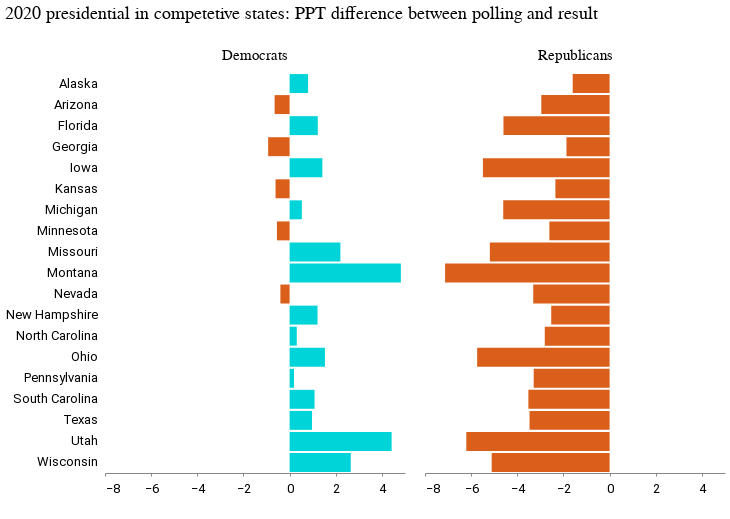

The notebook cell saved with this chart:
### Markdown cell above
## Charts

### Code cell
alt.Chart(df_long).mark_bar().encode(
    x=alt.X("diff_value", title=" ", axis=alt.Axis()),
    y=alt.Y("state", title=" "),
    color=alt.condition(
        alt.datum.diff_value > 0,
        alt.value("#00d4d8"),  # The positive color
        alt.value("#d95f1a"),  # The negative color
    ),
    facet=alt.Facet(
        "party",
        columns=2,
        title=" ",
        header=alt.Header(labelFontSize=15, labelFont="Summit Sans"),
    ),
).properties(
    height=400,
    width=300,
    title="2020 presidential in competetive states: PPT difference between polling and result",
)

### Figure 1 — Vega-Lite specification as saved in the notebook (floating-point values rounded to 4 significant figures)
{"config": {"view": {"width": 800, "height": 450, "strokeOpacity": 0}, "background": "#ffffff", "title": {"anchor": "start", "font": "Summit Sans", "fontColor": "palette[\"black\"]", "fontSize": 18, "fontWeight": "normal"}, "arc": {"fill": "#00d4d8"}, "area": {"fill": "#00d4d8"}, "line": {"stroke": "#00d4d8", "strokeWidth": 3}, "path": {"stroke": "#00d4d8"}, "rect": {"fill": "#00d4d8"}, "shape": {"stroke": "#00d4d8"}, "bar": {"fill": "#00d4d8"}, "point": {"stroke": "#00d4d8"}, "symbol": {"fill": "#00d4d8", "size": 30}, "axis": {"titleFont": "Roboto", "titleFontSize": 15, "titleFontWeight": "normal", "labelFont": "Roboto, sans", "labelFontSize": 13, "labelFontWeight": "normal"}, "axisX": {"labelAngle": 0, "labelPadding": 6, "tickSize": 3, "grid": false}, "axisY": {"labelBaseline": "middle", "maxExtent": 45, "minExtent": 45, "titleAlign": "left", "titleAngle": 0, "titleX": -45, "titleY": -11, "domainOpacity": 0, "gridWidth": 0.6, "gridColor": "#dddddd", "offset": 6, "tickSize": 0, "titleColor": "#767676"}, "legend": {"titleFont": "Roboto", "titleFontSize": 15, "titleFontWeight": "normal", "symbolType": "square", "labelFont": "Roboto, sans", "labelFontSize": 13}, "range": {"category": ["#005f66", "#e37e2d", "#d64a3b", "#76b0ef", "#c1bc40"], "diverging": ["#e68a4f", "#f4bb6a", "#f9e39c", "#dadfe2", "#a6b7c6", "#849eae"], "heatmap": ["#7ff6f6", "#00eeef", "#00d4d8", "#00abb2", "#00848b", "#fbf2c7", "#00363d"], "ordinal": ["#7ff6f6", "#00eeef", "#00d4d8", "#00abb2", "#00848b", "#fbf2c7", "#00363d"], "ramp": ["#7ff6f6", "#00eeef", "#00d4d8", "#00abb2", "#00848b", "#fbf2c7", "#00363d"]}}, "data": {"name": "data-6fb892c6dd38444df8f70439ac7383af"}, "mark": "bar", "encoding": {"color": {"condition": {"value": "#00d4d8", "test": "(datum.diff_value > 0)"}, "value": "#d95f1a"}, "facet": {"columns": 2, "field": "party", "header": {"labelFont": "Summit Sans", "labelFontSize": 15}, "title": " ", "type": "nominal"}, "x": {"axis": {}, "field": "diff_value", "title": " ", "type": "quantitative"}, "y": {"field": "state", "title": " ", "type": "nominal"}}, "height": 400, "title": "2020 presidential in competetive states: PPT difference between polling and result", "width": 300, "$schema": "https://vega.github.io/schema/vega-lite/v4.17.0.json", "datasets": {"data-6fb892c6dd38444df8f70439ac7383af": [{"state": "Alaska", "party": "Democrats", "diff_value": 0.8}, {"state": "Arizona", "party": "Democrats", "diff_value": -0.65}, {"state": "Florida", "party": "Democrats", "diff_value": 1.22}, {"state": "Georgia", "party": "Democrats", "diff_value": -0.93}, {"state": "Iowa", "party": "Democrats", "diff_value": 1.42}, {"state": "Kansas", "party": "Democrats", "diff_value": -0.61}, {"state": "Michigan", "party": "Democrats", "diff_value": 0.53}, {"state": "Minnesota", "party": "Democrats", "diff_value": -0.55}, {"state": "Missouri", "party": "Democrats", "diff_value": 2.2}, {"state": "Montana", "party": "Democrats", "diff_value": 4.82}, {"state": "Nevada", "party": "Democrats", "diff_value": -0.4}, {"state": "New Hampshire", "party": "Democrats", "diff_value": 1.21}, {"state": "North Carolina", "party": "Democrats", "diff_value": 0.31}, {"state": "Ohio", "party": "Democrats", "diff_value": 1.53}, {"state": "Pennsylvania", "party": "Democrats", "diff_value": 0.19}, {"state": "South Carolina", "party": "Democrats", "diff_value": 1.08}, {"state": "Texas", "party": "Democrats", "diff_value": 0.97}, {"state": "Utah", "party": "Democrats", "diff_value": 4.42}, {"state": "Wisconsin", "party": "Democrats", "diff_value": 2.65}, {"state": "Alaska", "party": "Republicans", "diff_value": -1.6}, {"state": "Arizona", "party": "Republicans", "diff_value": -2.96}, {"state": "Florida", "party": "Republicans", "diff_value": -4.6}, {"state": "Georgia", "party": "Republicans", "diff_value": -1.87}, {"state": "Iowa", "party": "Republicans", "diff_value": -5.49}, {"state": "Kansas", "party": "Republicans", "diff_value": -2.35}, {"state": "Michigan", "party": "Republicans", "diff_value": -4.61}, {"state": "Minnesota", "party": "Republicans", "diff_value": -2.61}, {"state": "Missouri", "party": "Republicans", "diff_value": -5.19}, {"state": "Montana", "party": "Republicans", "diff_value": -7.13}, {"state": "Nevada", "party": "Republicans", "diff_value": -3.31}, {"state": "New Hampshire", "party": "Republicans", "diff_value": -2.53}, {"state": "North Carolina", "party": "Republicans", "diff_value": -2.81}, {"state": "Ohio", "party": "Republicans", "diff_value": -5.74}, {"state": "Pennsylvania", "party": "Republicans", "diff_value": -3.29}, {"state": "South Carolina", "party": "Republicans", "diff_value": -3.52}, {"state": "Texas", "party": "Republicans", "diff_value": -3.47}, {"state": "Utah", "party": "Republicans", "diff_value": -6.21}, {"state": "Wisconsin", "party": "Republicans", "diff_value": -5.11}]}}
